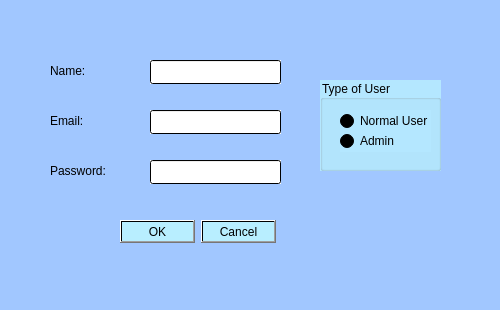
<?xml version="1.0" encoding="UTF-8"?>
<ui version="4.0">
 <class>SignUp</class>
 <widget class="QDialog" name="SignUp">
  <property name="windowModality">
   <enum>Qt::ApplicationModal</enum>
  </property>
  <property name="geometry">
   <rect>
    <x>0</x>
    <y>0</y>
    <width>500</width>
    <height>310</height>
   </rect>
  </property>
  <property name="windowTitle">
   <string>Dialog</string>
  </property>
  <property name="styleSheet">
   <string notr="true">background-color: qlineargradient(spread:pad, x1:0, y1:0, x2:1, y2:1, stop:1 rgba(161, 199, 255, 255));</string>
  </property>
  <widget class="QLabel" name="label">
   <property name="geometry">
    <rect>
     <x>50</x>
     <y>60</y>
     <width>70</width>
     <height>21</height>
    </rect>
   </property>
   <property name="styleSheet">
    <string notr="true">color: qlineargradient(spread:pad, x1:0, y1:0, x2:1, y2:1, stop:1 rgba(0, 0, 0, 255));
font: 700 11pt &quot;Segoe UI&quot;;</string>
   </property>
   <property name="text">
    <string>Name:</string>
   </property>
  </widget>
  <widget class="QLineEdit" name="Name">
   <property name="geometry">
    <rect>
     <x>150</x>
     <y>60</y>
     <width>131</width>
     <height>24</height>
    </rect>
   </property>
   <property name="styleSheet">
    <string notr="true">color: qlineargradient(spread:pad, x1:0, y1:0, x2:1, y2:1, stop:1 rgba(0, 0, 0, 255));
background-color: qlineargradient(spread:pad, x1:0, y1:0, x2:1, y2:1, stop:0 rgba(255, 255, 255, 255));</string>
   </property>
  </widget>
  <widget class="QLabel" name="label_2">
   <property name="geometry">
    <rect>
     <x>50</x>
     <y>110</y>
     <width>61</width>
     <height>21</height>
    </rect>
   </property>
   <property name="styleSheet">
    <string notr="true">color: qlineargradient(spread:pad, x1:0, y1:0, x2:1, y2:1, stop:1 rgba(0, 0, 0, 255));
font: 700 11pt &quot;Segoe UI&quot;;</string>
   </property>
   <property name="text">
    <string>Email:</string>
   </property>
  </widget>
  <widget class="QLabel" name="label_3">
   <property name="geometry">
    <rect>
     <x>50</x>
     <y>160</y>
     <width>81</width>
     <height>21</height>
    </rect>
   </property>
   <property name="styleSheet">
    <string notr="true">color: qlineargradient(spread:pad, x1:0, y1:0, x2:1, y2:1, stop:1 rgba(0, 0, 0, 255));
font: 700 11pt &quot;Segoe UI&quot;;</string>
   </property>
   <property name="text">
    <string>Password:</string>
   </property>
  </widget>
  <widget class="QLineEdit" name="Email">
   <property name="geometry">
    <rect>
     <x>150</x>
     <y>110</y>
     <width>131</width>
     <height>24</height>
    </rect>
   </property>
   <property name="styleSheet">
    <string notr="true">color: qlineargradient(spread:pad, x1:0, y1:0, x2:1, y2:1, stop:1 rgba(0, 0, 0, 255));
background-color: qlineargradient(spread:pad, x1:0, y1:0, x2:1, y2:1, stop:0 rgba(255, 255, 255, 255));</string>
   </property>
  </widget>
  <widget class="QLineEdit" name="Passw">
   <property name="geometry">
    <rect>
     <x>150</x>
     <y>160</y>
     <width>131</width>
     <height>24</height>
    </rect>
   </property>
   <property name="styleSheet">
    <string notr="true">color: qlineargradient(spread:pad, x1:0, y1:0, x2:1, y2:1, stop:1 rgba(0, 0, 0, 255));
background-color: qlineargradient(spread:pad, x1:0, y1:0, x2:1, y2:1, stop:0 rgba(255, 255, 255, 255));</string>
   </property>
   <property name="echoMode">
    <enum>QLineEdit::Password</enum>
   </property>
  </widget>
  <widget class="QGroupBox" name="groupBox">
   <property name="geometry">
    <rect>
     <x>320</x>
     <y>80</y>
     <width>121</width>
     <height>91</height>
    </rect>
   </property>
   <property name="styleSheet">
    <string notr="true">color: qlineargradient(spread:pad, x1:0, y1:0, x2:1, y2:1, stop:1 rgba(0, 0, 0, 255));
background-color: qlineargradient(spread:pad, x1:0, y1:0, x2:1, y2:1, stop:1 rgba(180, 231, 255, 255));</string>
   </property>
   <property name="title">
    <string>Type of User</string>
   </property>
   <widget class="QRadioButton" name="Admin">
    <property name="geometry">
     <rect>
      <x>20</x>
      <y>50</y>
      <width>91</width>
      <height>22</height>
     </rect>
    </property>
    <property name="text">
     <string>Admin</string>
    </property>
   </widget>
   <widget class="QRadioButton" name="Normal">
    <property name="geometry">
     <rect>
      <x>20</x>
      <y>30</y>
      <width>91</width>
      <height>22</height>
     </rect>
    </property>
    <property name="text">
     <string>Normal User</string>
    </property>
   </widget>
  </widget>
  <widget class="QDialogButtonBox" name="okandcancel">
   <property name="geometry">
    <rect>
     <x>110</x>
     <y>220</y>
     <width>166</width>
     <height>24</height>
    </rect>
   </property>
   <property name="styleSheet">
    <string notr="true">color: qlineargradient(spread:pad, x1:0, y1:0, x2:1, y2:1, stop:1 rgba(0, 0, 0, 255));
background-color: qlineargradient(spread:pad, x1:0, y1:0, x2:1, y2:1, stop:1 rgba(184, 238, 255, 255));</string>
   </property>
   <property name="standardButtons">
    <set>QDialogButtonBox::Cancel|QDialogButtonBox::Ok</set>
   </property>
  </widget>
 </widget>
 <resources/>
 <connections/>
</ui>
